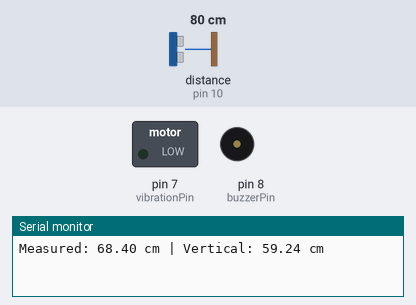
The sketch below on a simulated Arduino Uno, built with avr-gcc and run on an emulated ATmega328P. Parts: switched loads named in the sketch (green lamp = pin HIGH), buzzer (waves = sounding), the last lines printed to the serial monitor. Wiring (inferred from the names in the program): ultrasonic range finder: trigger pin 9; echo pin 10. Dashed ring = blinking. The test bench sets the inputs (shaded band); at power-on: distance to the obstacle (sensor on pin 10) 80 cm. The echo pulse lasts 58.3 µs per cm; pins used as bus, display or sensor lines are not drawn.

Above: at 0.8 s.
1.7 s: distance to the obstacle (sensor on pin 10) set to 13 cm
At 2.12 s:
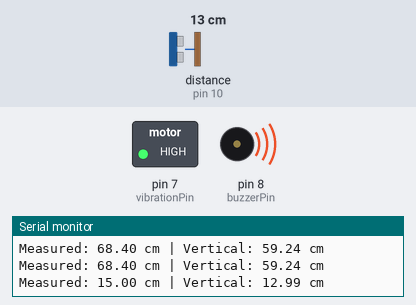
4.7 s: distance to the obstacle (sensor on pin 10) set to 10 cm
At 5.2 s:
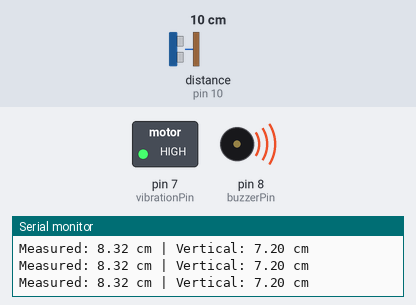
6.3 s: distance to the obstacle (sensor on pin 10) set to 18 cm
At 6.64 s:
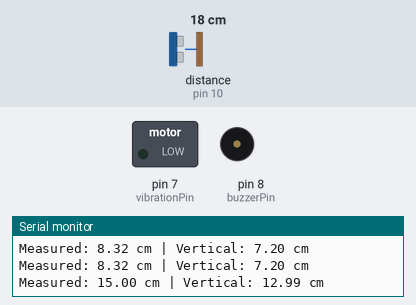
9.3 s: distance to the obstacle (sensor on pin 10) set to 4 cm
At 9.42 s:
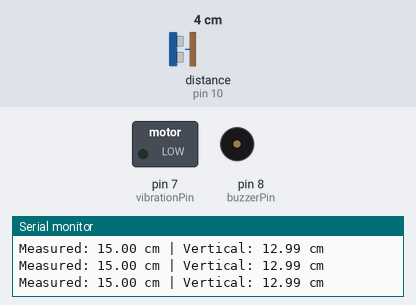
Timing chart, 0 to 11.8 s (numbered marks = the images above; inputs shaded):
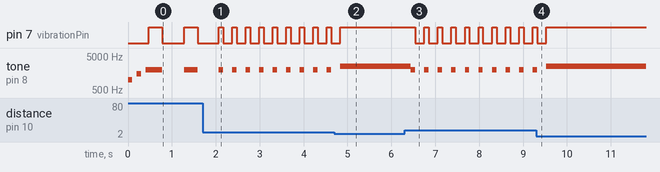

The sketch:

stair_detection.ino.ino
```cpp
// Stair and Depth Alert System for Blind Persons
// Uses HC-SR04 Ultrasonic Sensor tilted at ~30 degrees

// Define pins
const int trigPin = 9;
const int echoPin = 10;
const int buzzerPin = 8;
const int vibrationPin = 7; // Connect a vibration motor here

// Parameters
const float sensorHeight = 15.0; // Sensor height from ground in cm
const float sensorAngle = 30.0; // Sensor tilt angle in degrees (approx 30°)
const int sampleSize = 5; // Number of samples for averaging
const int maxValidDistance = 200; // Maximum valid distance in cm
const int minValidDistance = 2; // Minimum valid distance in cm

// Alert thresholds
const int warningDistance = 50; // cm - starts gentle alert
const int criticalDistance = 30; // cm - stronger alert
const int immediateDangerDistance = 15; // cm - urgent alert

// Variables
float previousValidDistance = sensorHeight; // Initialize with expected ground distance

void setup() {
  pinMode(trigPin, OUTPUT);
  pinMode(echoPin, INPUT);
  pinMode(buzzerPin, OUTPUT);
  pinMode(vibrationPin, OUTPUT);

  Serial.begin(9600); // For debugging

  // Initial calibration beep
  tone(buzzerPin, 1000, 100);
  delay(200);
  tone(buzzerPin, 1500, 100);
  delay(200);
  tone(buzzerPin, 2000, 100);
}

float getFilteredDistance() {
  float distances[sampleSize];
  int validSamples = 0;

  // Take multiple samples
  for (int i = 0; i < sampleSize; i++) {
    // Trigger the sensor
    digitalWrite(trigPin, LOW);
    delayMicroseconds(2);
    digitalWrite(trigPin, HIGH);
    delayMicroseconds(10);
    digitalWrite(trigPin, LOW);

    // Read echo time
    long duration = pulseIn(echoPin, HIGH);
    float distance = duration * 0.034 / 2; // Convert to cm

    // Filter out invalid readings
    if (distance >= minValidDistance && distance <= maxValidDistance) {
      distances[validSamples] = distance;
      validSamples++;
    }
    delay(10); // Short delay between samples
  }

  // If no valid samples, return previous valid distance
  if (validSamples == 0) {
    return previousValidDistance;
  }

  // Calculate median of valid samples (better than average for filtering outliers)
  sortArray(distances, validSamples);
  float medianDistance = distances[validSamples/2];

  // Apply angle compensation (simple trigonometry)
  // Actual vertical distance = measured distance * cos(angle)
  float angleRad = sensorAngle * PI / 180;
  float verticalDistance = medianDistance * cos(angleRad);

  // Calculate expected ground distance based on sensor height and angle
  float expectedGroundDistance = sensorHeight / cos(angleRad);

  // If we're detecting the ground, return the sensor height
  if (abs(verticalDistance - sensorHeight) < 5) { // 5cm tolerance for ground detection
    previousValidDistance = sensorHeight;
    return sensorHeight;
  }

  // If we detect a significant drop (stairs or hole)
  if (verticalDistance > sensorHeight + 10) { // 10cm threshold for drop detection
    previousValidDistance = verticalDistance;
    return verticalDistance;
  }

  // If we detect an obstacle (distance less than expected ground)
  if (verticalDistance < sensorHeight - 5) { // 5cm threshold for obstacle
    previousValidDistance = verticalDistance;
    return verticalDistance;
  }

  // Otherwise return previous valid distance
  return previousValidDistance;
}

// Simple bubble sort for the distance array
void sortArray(float *array, int size) {
  for (int i = 0; i < size - 1; i++) {
    for (int j = 0; j < size - i - 1; j++) {
      if (array[j] > array[j+1]) {
        float temp = array[j];
        array[j] = array[j+1];
        array[j+1] = temp;
      }
    }
  }
}

void alertUser(float distance) {
  // Calculate vertical distance (compensate for angle)
  float angleRad = sensorAngle * PI / 180;
  float verticalDistance = distance * cos(angleRad);

  // Determine if we're detecting stairs/drop (distance > expected ground)
  float expectedGroundDistance = sensorHeight / cos(angleRad);
  bool isDrop = (verticalDistance > sensorHeight + 10);

  // Different alert patterns for drops vs obstacles
  if (isDrop) {
    // Stair/drop detection
    float dropDepth = verticalDistance - sensorHeight;

    if (dropDepth > 20) { // Significant drop
      // Loud, urgent alert with vibration
      tone(buzzerPin, 2000, 300);
      digitalWrite(vibrationPin, HIGH);
      delay(300);
      noTone(buzzerPin);
      digitalWrite(vibrationPin, LOW);
      delay(map(constrain(dropDepth, 20, 100), 20, 100, 500, 100));
    } else if (dropDepth > 10) { // Moderate drop
      // Pulsing alert
      tone(buzzerPin, 1500, 100);
      digitalWrite(vibrationPin, HIGH);
      delay(100);
      noTone(buzzerPin);
      digitalWrite(vibrationPin, LOW);
      delay(map(constrain(dropDepth, 10, 20), 10, 20, 300, 150));
    }
  } else {
    // Obstacle detection
    if (distance < immediateDangerDistance) {
      // Continuous alert for immediate danger
      tone(buzzerPin, 2500);
      digitalWrite(vibrationPin, HIGH);
    } else if (distance < criticalDistance) {
      // Fast beeping for critical distance
      tone(buzzerPin, 2000, 100);
      digitalWrite(vibrationPin, HIGH);
      delay(100);
      noTone(buzzerPin);
      digitalWrite(vibrationPin, LOW);
      delay(100);
    } else if (distance < warningDistance) {
      // Slow beeping for warning distance
      tone(buzzerPin, 1500, 100);
      digitalWrite(vibrationPin, HIGH);
      delay(100);
      noTone(buzzerPin);
      digitalWrite(vibrationPin, LOW);
      delay(map(constrain(distance, criticalDistance, warningDistance),
                criticalDistance, warningDistance, 200, 500));
    } else {
      // No alert
      noTone(buzzerPin);
      digitalWrite(vibrationPin, LOW);
    }
  }
}

void loop() {
  float distance = getFilteredDistance();

  // Debug output
  Serial.print("Measured: ");
  Serial.print(distance);
  Serial.print(" cm | Vertical: ");
  Serial.print(distance * cos(sensorAngle * PI / 180));
  Serial.println(" cm");

  // Alert user based on distance
  alertUser(distance);

  // Short delay to prevent sensor interference
  delay(50);
}
```

Measured:
- the behaviour switches between 12 and 11 cm on distance to the obstacle (sensor on pin 10) (found by bisection; images 1 and 2)
- after the input at 1.7 s, pin 7 (vibrationPin): alternates HIGH for 0.10 s and LOW for 0.21 s, starting after 0.47 s; tone on pin 8 (buzzerPin): alternates 2000 Hz for 0.10 s and silent for 0.21 s, starting after 0.47 s
- after the input at 4.7 s, pin 7 (vibrationPin): goes on until 4.8 s, then stays HIGH
- after the input at 6.3 s, pin 7 (vibrationPin): alternates HIGH for 0.10 s and LOW for 0.21 s, starting after 0.24 s; tone on pin 8 (buzzerPin): alternates 2000 Hz for 0.10 s and silent for 0.21 s, starting after 0.14 s
- after the input at 9.3 s, pin 7 (vibrationPin): goes on until 9.5 s, then stays HIGH
- by itself, pin 7 (vibrationPin): alternates HIGH for 0.30 s and LOW for 0.51 s
- by itself, tone on pin 8 (buzzerPin): plays 1000 Hz for 0.10 s, 1500 Hz for 0.10 s, 2000 Hz for 0.38 s, 2000 Hz for 0.30 s
